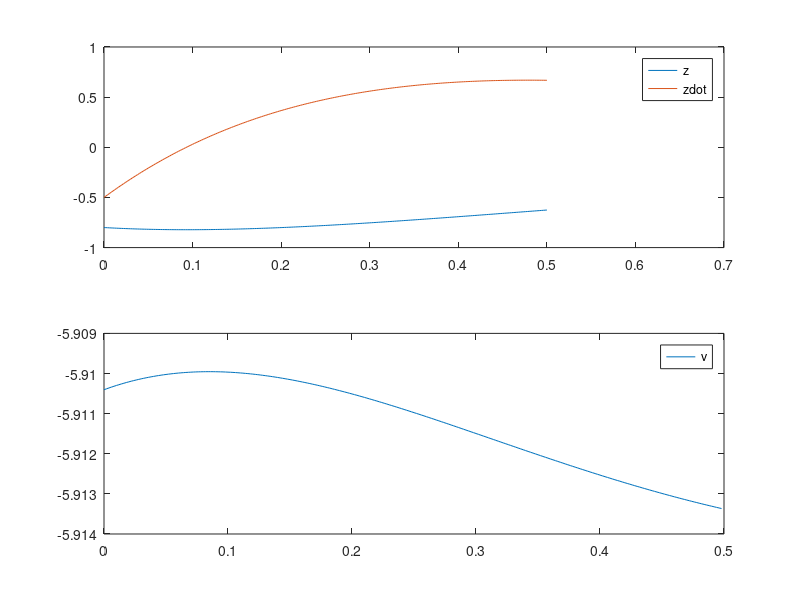

Source code (MATLAB):
function startercode211426
[T,X,U,XFORDISPLAY] = RunSimulation;
PlotResults(T,X,U);
z = mat2str(XFORDISPLAY(1),8)
zdot = mat2str(XFORDISPLAY(2),8)
end

function [actuators,data] = initControlSystem(sensors,references,parameters,data)
%%%%%%%%%%%%%%%%%%
% MODIFY
data.A = [0, 1; -10*cos(3/10), -9/2];
data.B = [0; 1/2];
data.C = [0, 1];
data.xhat = [0;0];
data.u = 0;

qC = eye(length(data.A - 1));
rC = 5.1;

qO = 3.9;
rO = eye(length(data.A - 1));

data.K = lqr(data.A, data.B, qC, rC);
data.L = lqr(data.A', data.C', inv(rO), inv(qO))';
%
%%%%%%%%%%%%%%%%%%
[actuators,data] = runControlSystem(sensors,references,parameters,data);
end

function [actuators,data] = runControlSystem(sensors,references,parameters,data)
%%%%%%%%%%%%%%%%%%
% MODIFY
zE = -0.3;
vE = 20*sin(zE);
y = sensors.zdot;
u = -data.K*data.xhat;
data.xhat = data.xhat + (data.A*data.xhat + data.B*u - data.L*(data.C*data.xhat - y))*parameters.tStep;
actuators.v = u + vE;
%
%%%%%%%%%%%%%%%%%%
end

function [T,X,U,XFORDISPLAY] = RunSimulation
[t,x,tStep,nSteps,nStepsForDisplay] = InitSimulation;
T = t;
X = x;
U = [];
controller.init = @initControlSystem;
controller.run = @runControlSystem;
controller.sensors = GetSensors(t,x);
controller.references = struct;
controller.parameters = struct('tStep',tStep);
controller.data = struct;
[controller.actuators,controller.data] = ...
    controller.init(controller.sensors, ...
                    controller.references, ...
                    controller.parameters, ...
                    controller.data);
for iStep = 1:nSteps
    u = GetInput(controller.actuators);
    [t,x] = ode45(@(t,x) GetXDot(t,x,u),[t t+tStep],x);
    t = t(end);
    x = x(end,:)';
    controller.sensors = GetSensors(t,x);
    [controller.actuators,controller.data] = ...
    controller.run(controller.sensors, ...
                    controller.references, ...
                    controller.parameters, ...
                    controller.data);
    T = [T t];
    X = [X x];
    U = [U u];
    if iStep==nStepsForDisplay
        XFORDISPLAY = x;
    end
end
end

function [t,x,tStep,nSteps,nStepsForDisplay] = InitSimulation
t = 0;
x = [-0.80; -0.50];
tStep = 0.002;
nStepsForDisplay = 25;
nSteps = 250;
end

function u = GetInput(actuators)
u = actuators.v;
end

function sensors = GetSensors(t,x)
sensors.t = t;
sensors.zdot = x(2);
end

function xdot = GetXDot(t,x,u)
xdot = [x(2); (1/2)*(-(9*x(2)+20*sin(x(1)))+u(1))];
end

function PlotResults(T,X,U)
clf;
subplot(2,1,1);
plot(T,X);
legend('z','zdot');
subplot(2,1,2);
plot(T(1:end-1),U);
legend('v');
end
